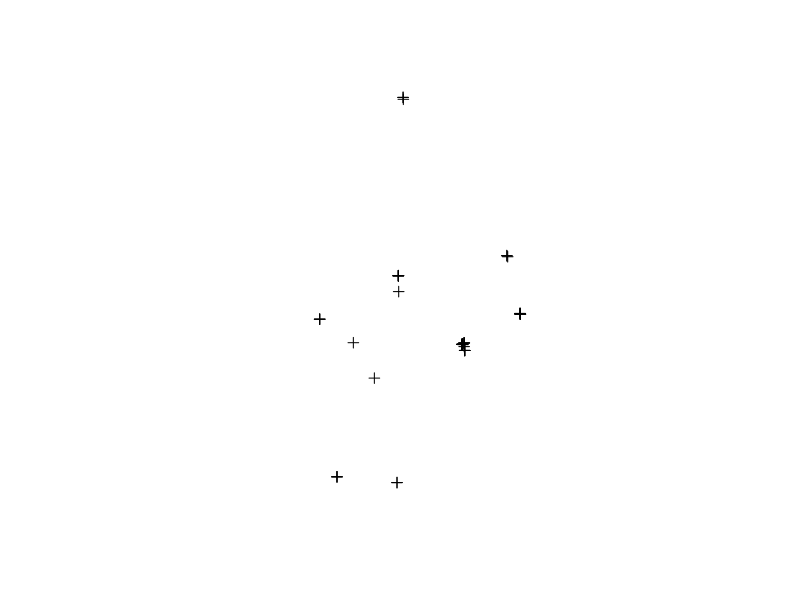

Reproduce this figure in R. (Note: this script raises an error after producing the figure.)
# Plotting my collections on a map
# Ruan van Mazijk

# Setup ------------------------------------------------------------------------

library(tidyverse)
library(magrittr)
library(sp)

# Define functions ------------------------------------------------------------

dms_to_dd <- function(degrees, minutes, seconds, dir = c("N", "S", "E", "W")) {
  if (degrees == "?") {
    dd <- NA
  } else {
    degrees <- if (!is.na(degrees)) as.numeric(degrees) else NA
    minutes <- if (!is.na(minutes)) as.numeric(minutes) else 0
    seconds <- if (!is.na(seconds)) as.numeric(seconds) else 0
    dd <- degrees + (minutes + (seconds / 60)) / 60
    dd %<>% multiply_by(ifelse(dir %in% c("S", "W"), -1, 1))
  }
  dd
}

# Import collection data -------------------------------------------------------

collections <- read_csv("botanical-collections_rvm.csv")

# Make SpatialPointsDataframe of collections -----------------------------------

# Convert all georefs to DD
collections$lat <- NA
collections$lon <- NA
for (i in 1:nrow(collections)) {
  collections$lat[[i]] <- collections %$% dms_to_dd(
    lat_degrees[[i]], lat_minutes[[i]], lat_seconds[[i]],
    north_south[[i]]
  )
  collections$lon[[i]] <- collections %$% dms_to_dd(
    lon_degrees[[i]], lon_minutes[[i]], lon_seconds[[i]],
    east_west[[i]]
  )
}

# Subset
collections %<>%
  select(
    collection_no, collection_date, genus, species,
    associated_spp, time_since_last_burn_years,
    lat, lon
  ) %>%
  filter(lat != "?", lon != "?")

# Make SpatialPoints
collections <- SpatialPointsDataFrame(
  coords = collections[, c(7, 8)],
  data = collections[, -c(7, 8)]
)

plot(collections)

ggplot(collections@data, aes(lon, lat, col = genus)) +
  geom_point()
